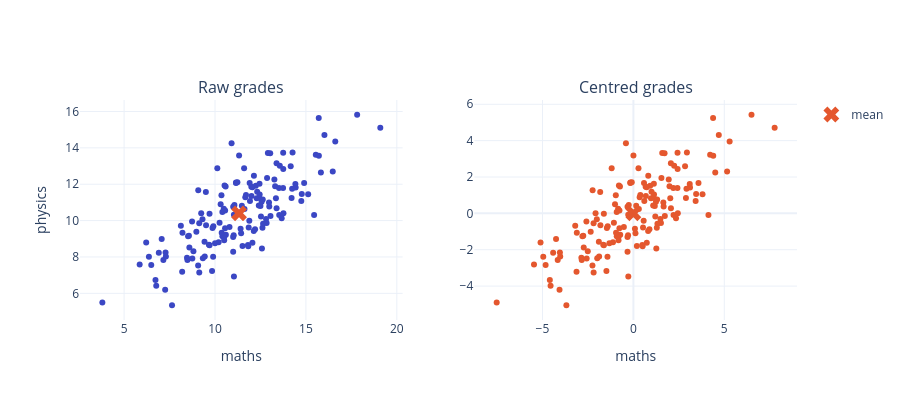

The notebook cell this image was saved under:
### Markdown cell above
### Step 1: centre the data

We subtract the mean of each variable. The cloud does not change shape; it just moves so that its centre is at $(0, 0)$. All the axes we try next go through this centre.

### Code cell
fig = make_subplots(rows=1, cols=2, subplot_titles=["Raw grades", "Centred grades"])
fig.add_trace(go.Scatter(x=X[:, 0], y=X[:, 1], mode="markers", showlegend=False, marker=dict(size=6)), row=1, col=1)
fig.add_trace(go.Scatter(x=Xc[:, 0], y=Xc[:, 1], mode="markers", showlegend=False, marker=dict(size=6)), row=1, col=2)
fig.add_trace(go.Scatter(x=[mean[0]], y=[mean[1]], mode="markers", name="mean", marker=dict(size=14, symbol="x", color="#E4572E")), row=1, col=1)
fig.add_trace(go.Scatter(x=[0], y=[0], mode="markers", showlegend=False, marker=dict(size=14, symbol="x", color="#E4572E")), row=1, col=2)
fig.update_xaxes(title_text="maths")
fig.update_yaxes(title_text="physics", row=1, col=1)
fig.update_yaxes(scaleanchor="x", row=1, col=1)
fig.update_yaxes(scaleanchor="x2", row=1, col=2)
fig.update_layout(height=400)
fig.show()

### Figure 1 — Plotly figure (JSON) as saved in the notebook; plotly's stock layout.template omitted (floating-point values rounded to 4 significant figures; data arrays with more than 128 entries replaced by an {"elided": "..."} marker saying what was removed)
{"data": [{"marker": {"size": 6}, "mode": "markers", "showlegend": false, "type": "scatter", "x": {"elided": "150 float values"}, "xaxis": "x", "y": {"elided": "150 float values"}, "yaxis": "y"}, {"marker": {"size": 6}, "mode": "markers", "showlegend": false, "type": "scatter", "x": {"elided": "150 float values"}, "xaxis": "x2", "y": {"elided": "150 float values"}, "yaxis": "y2"}, {"marker": {"color": "#E4572E", "size": 14, "symbol": "x"}, "mode": "markers", "name": "mean", "type": "scatter", "x": [11.32], "xaxis": "x", "y": [10.4], "yaxis": "y"}, {"marker": {"color": "#E4572E", "size": 14, "symbol": "x"}, "mode": "markers", "showlegend": false, "type": "scatter", "x": [0], "xaxis": "x2", "y": [0], "yaxis": "y2"}], "layout": {"annotations": [{"font": {"size": 16}, "showarrow": false, "text": "Raw grades", "x": 0.225, "xanchor": "center", "xref": "paper", "y": 1.0, "yanchor": "bottom", "yref": "paper"}, {"font": {"size": 16}, "showarrow": false, "text": "Centred grades", "x": 0.775, "xanchor": "center", "xref": "paper", "y": 1.0, "yanchor": "bottom", "yref": "paper"}], "height": 400, "xaxis": {"anchor": "y", "domain": [0.0, 0.45], "title": {"text": "maths"}}, "xaxis2": {"anchor": "y2", "domain": [0.55, 1.0], "title": {"text": "maths"}}, "yaxis": {"anchor": "x", "domain": [0.0, 1.0], "scaleanchor": "x", "title": {"text": "physics"}}, "yaxis2": {"anchor": "x2", "domain": [0.0, 1.0], "scaleanchor": "x2"}}}
